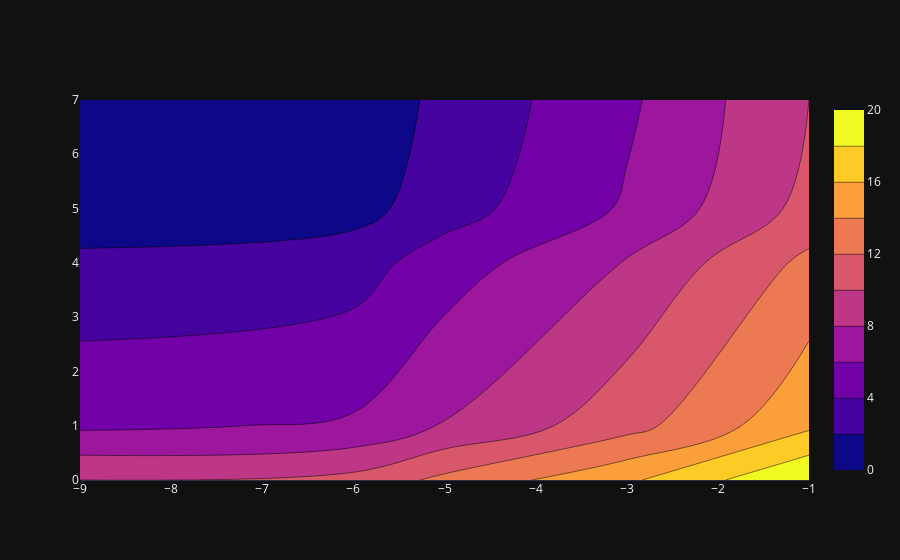

The notebook cell saved with this chart:
### Code cell
import plotly.graph_objects as go

fig = go.Figure(data =
    go.Contour(
        z=[[10, 10.625, 12.5, 15.625, 20],
           [5.625, 6.25, 8.125, 11.25, 15.625],
           [2.5, 3.125, 5., 8.125, 12.5],
           [0.625, 1.25, 3.125, 6.25, 10.625],
           [0, 0.625, 2.5, 5.625, 10]],
        x=[-9, -6, -5 , -3, -1], # horizontal axis
        y=[0, 1, 4, 5, 7] # vertical axis
    ))
fig.show()

### Figure 1 — Plotly figure (JSON) as saved in the notebook; plotly's stock layout.template omitted (floating-point values rounded to 4 significant figures)
{"data": [{"x": [-9, -6, -5, -3, -1], "y": [0, 1, 4, 5, 7], "z": [[10, 10.62, 12.5, 15.62, 20], [5.625, 6.25, 8.125, 11.25, 15.62], [2.5, 3.125, 5.0, 8.125, 12.5], [0.625, 1.25, 3.125, 6.25, 10.62], [0, 0.625, 2.5, 5.625, 10]], "type": "contour"}], "layout": {}}
